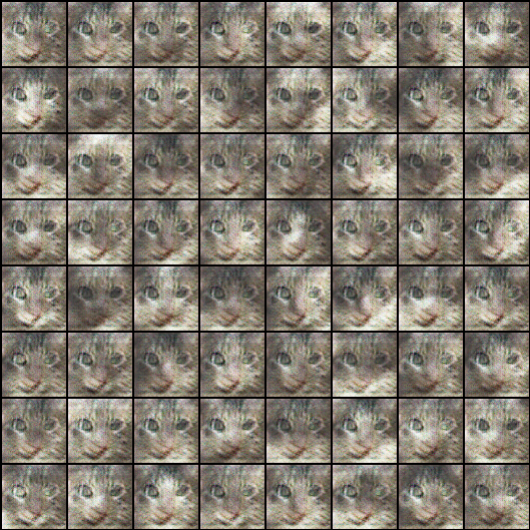

This chart was generated by the following Python code:
import torch
from model import Generator
import torchvision.utils as vutils
import matplotlib.pyplot as plt


def evaluate(pretrained_path: str):
    device = torch.device(f"cuda:0")
    model_params = {
        "latent_dim": 100,
        "image_num_channels": 3,
        "G_feature_map_dim": 64,
        "D_feature_map_dim": 64,
        "device": device,
    }
    ##### END CONFIG ######

    netG = Generator(**model_params).to(device)
    checkpoint = torch.load(pretrained_path, device)
    netG.load_state_dict(checkpoint["G_state_dict"])

    noise = torch.randn(64, model_params["latent_dim"], 1, 1, device=device)
    fake = netG(noise).detach().cpu()
    plt.imsave("test.pdf", vutils.make_grid(fake, padding=2, normalize=True).permute(1, 2, 0))

if __name__ == "__main__":
    evaluate("ckpts/checkpoint-epoch199.pth")
